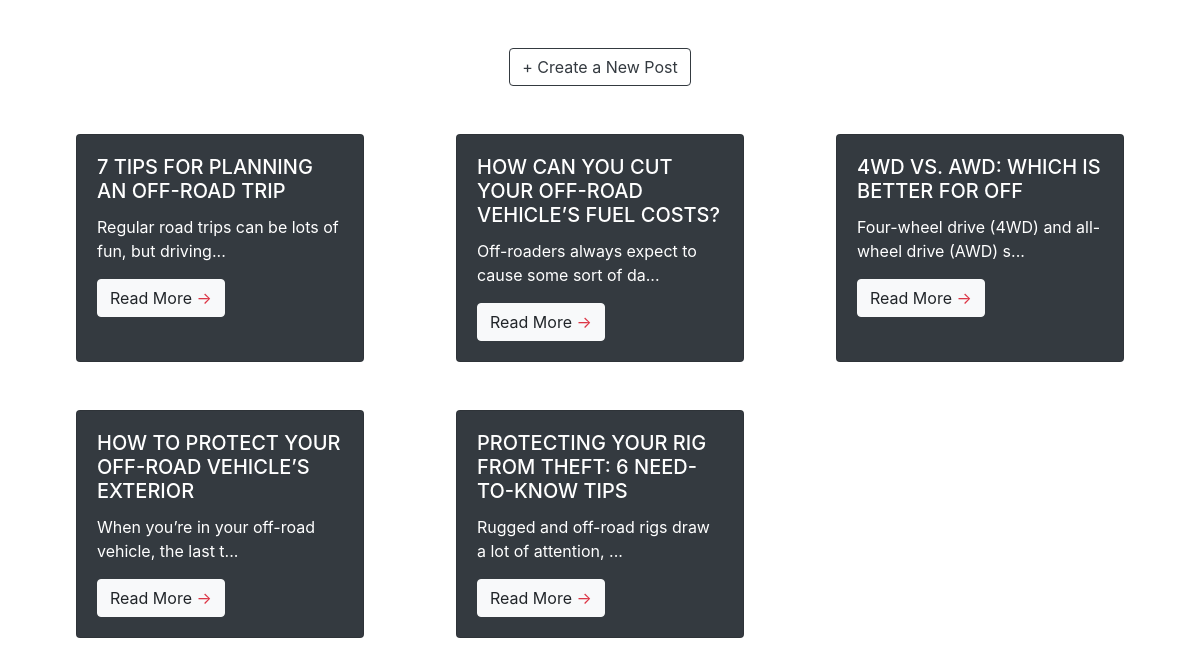
Screenshot of /app/dashboard/index.php with the database file from the repository.
### tables this page shows
CREATE TABLE `blog_data` (
  `id` int(11) NOT NULL,
  `title` varchar(255) NOT NULL,
  `content` longtext NOT NULL
);

### app/dashboard/logic.php (called while the page is built, shortened)
<?php
    $conn = mysqli_connect("localhost", "root", "", "offtrails");
    $sql = "SELECT * FROM blog_data";
    $query = mysqli_query($conn, $sql);
?>

### app/dashboard/index.php (the view, shortened to what this page needs)
<?php
    include "logic.php";
?>
<!DOCTYPE html>
<html lang="en">
<head>
    <link rel="stylesheet" href="https://stackpath.bootstrapcdn.com/bootstrap/4.5.2/css/bootstrap.min.css">
</head>
<body>
    <div class="container mt-5">
        <div class="text-center">
            <a href="create.php" class="btn btn-outline-dark">+ Create a New Post</a>
        </div>
        <div class="row">
            <?php foreach($query as $q){ ?>
                <div class="col-12 col-lg-4 d-flex justify-content-center">
                    <div class="card text-white bg-dark mt-5" style="width: 18rem;">
                        <div class="card-body">
                            <h5 class="card-title"><?php echo urldecode($q['title']);?></h5>
                            <p class="card-text"><?php echo substr(urldecode($q['content']), 0, 50);?>...</p>
                            <a href="view.php?id=<?php echo $q['id']?>" class="btn btn-light">Read More <span class="text-danger">&rarr;</span></a>
                        </div>
                    </div>
                </div>
            <?php }?>
        </div>
    </div>
</body>
</html>

### rows the page displays
blog_data: title "7 TIPS FOR PLANNING AN OFF-ROAD TRIP", content "Regular road trips can be lots of fun, but driving"
blog_data: title "HOW CAN YOU CUT YOUR OFF-ROAD VEHICLE’S FUEL COSTS?", content "Off-roaders always expect to cause some sort of da"
blog_data: title "4WD VS. AWD: WHICH IS BETTER FOR OFF", content "Four-wheel drive (4WD) and all-wheel drive (AWD) s"
blog_data: title "HOW TO PROTECT YOUR OFF-ROAD VEHICLE’S EXTERIOR", content "When you’re in your off-road vehicle, the last t"
blog_data: title "PROTECTING YOUR RIG FROM THEFT: 6 NEED-TO-KNOW TIPS", content "Rugged and off-road rigs draw a lot of attention,"
